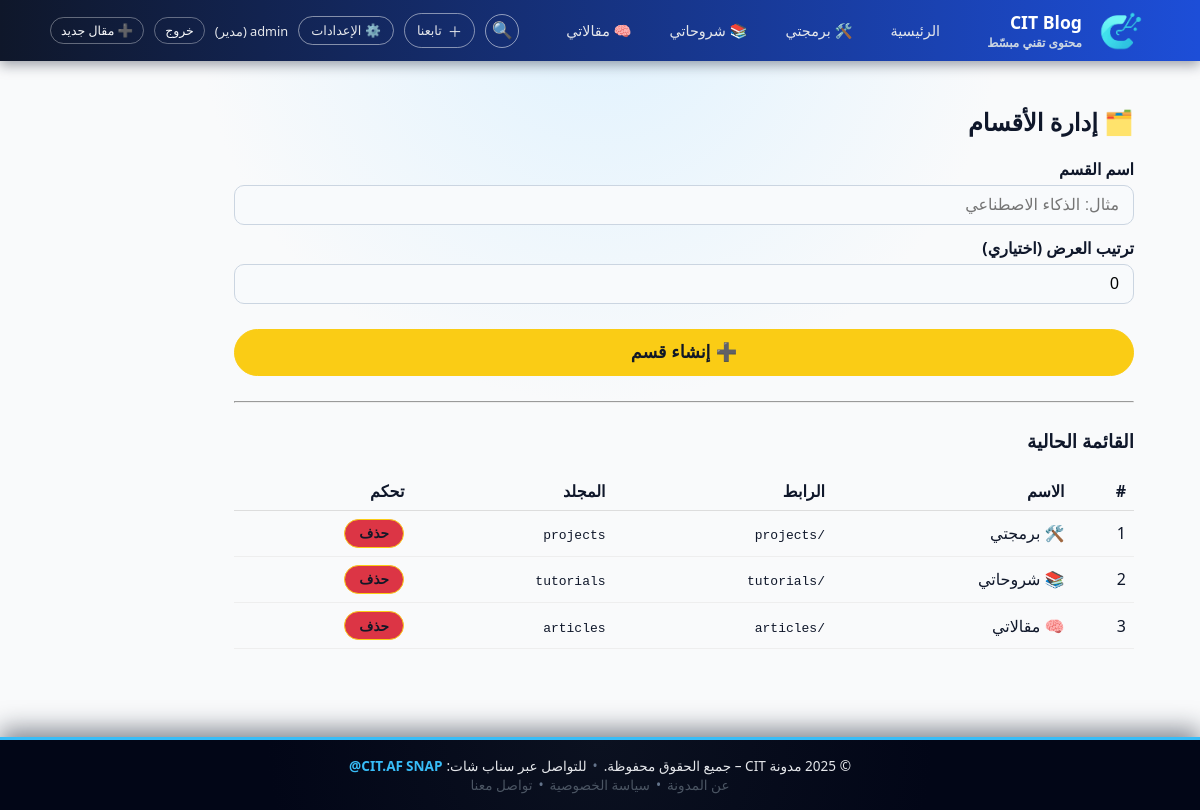
The app's page /admin/categories (signed in) with its own data.
### tables this page shows
CREATE TABLE categories (
            id INTEGER PRIMARY KEY AUTOINCREMENT,
            name TEXT NOT NULL,
            slug TEXT UNIQUE NOT NULL,
            folder TEXT UNIQUE NOT NULL,
            is_active INTEGER DEFAULT 1,
            sort_order INTEGER DEFAULT 0,
            created_at TEXT
        );

### app.py (the view, shortened to what this page needs)
@app.route("/admin/categories", methods=["GET", "POST"])
@login_required
def admin_categories():
    if session.get("role") != "admin":
        return "🚫 غير مصرح", 403
    message = None
    error = None
    cats = get_categories()
    return render_template("admin_categories.html", categories=cats, message=message, error=error)

### app.py (called while the page is built)
def get_categories():
    conn = sqlite3.connect(DB_PATH)
    conn.row_factory = sqlite3.Row
    c = conn.cursor()
    c.execute("""
        SELECT id, name, slug, folder, is_active, sort_order
        FROM categories
        WHERE is_active = 1
        ORDER BY sort_order ASC, id ASC
    """)
    rows = [dict(r) for r in c.fetchall()]
    conn.close()
    return rows

def get_pending_count():
    try:
        conn = sqlite3.connect(DB_PATH)
        c = conn.cursor()
        c.execute("SELECT COUNT(*) FROM users WHERE status = 'pending'")
        (count,) = c.fetchone()
        conn.close()
        return count or 0
    except Exception:
        return 0

@app.context_processor
def inject_globals():
    is_admin = (session.get("logged_in") and session.get("role") == "admin")
    try:
        categories = get_categories()
    except Exception:
        categories = []
    return {
        "is_admin": is_admin,
        "pending_count": get_pending_count() if is_admin else 0,
        "categories": categories,
    }

def login_required(f):
    @wraps(f)
    def decorated(*args, **kwargs):
        if not session.get("logged_in"):
            return redirect(url_for("auth_page"))
        return f(*args, **kwargs)
    return decorated

### templates/admin_categories.html (shortened to what this page needs)
{% extends "base.html" %}
{% block content %}
<section class="form-section" style="max-width: 900px;">
  <h2>🗂️ إدارة الأقسام</h2>
  <form method="POST" class="form-add-post">
    <label>اسم القسم</label>
    <input type="text" name="name" placeholder="مثال: الذكاء الاصطناعي" required>
    <label>ترتيب العرض (اختياري)</label>
    <input type="number" name="sort_order" value="0">
    <button type="submit" class="btn">➕ إنشاء قسم</button>
  </form>
  <hr style="margin: 25px 0;">
  <h3>القائمة الحالية</h3>
  {% if categories %}
    <table style="width:100%; border-collapse: collapse;">
      <thead>
        <tr>
          <th style="text-align:right; padding:8px; border-bottom:1px solid #ddd;">#</th>
          <th style="text-align:right; padding:8px; border-bottom:1px solid #ddd;">الاسم</th>
          <th style="text-align:right; padding:8px; border-bottom:1px solid #ddd;">الرابط</th>
          <th style="text-align:right; padding:8px; border-bottom:1px solid #ddd;">المجلد</th>
          <th style="text-align:right; padding:8px; border-bottom:1px solid #ddd;">تحكم</th>
        </tr>
      </thead>
      <tbody>
        {% for c in categories %}
        <tr>
          <td style="padding:8px; border-bottom:1px solid #eee;">{{ c.id }}</td>
          <td style="padding:8px; border-bottom:1px solid #eee;">{{ c.name }}</td>
          <td style="padding:8px; border-bottom:1px solid #eee;">
            <code>/{{ c.slug }}</code>
          </td>
          <td style="padding:8px; border-bottom:1px solid #eee;">
            <code>{{ c.folder }}</code>
          </td>
          <td style="padding:8px; border-bottom:1px solid #eee;">
            <form method="POST" action="{{ url_for('delete_category', cat_id=c.id) }}" onsubmit="return confirm('حذف القسم {{ c.name }}؟');" style="display:inline;">
              <button class="btn" style="background:#dc3545;">حذف</button>
            </form>
          </td>
        </tr>
        {% endfor %}
      </tbody>
    </table>
  {% else %}
    <p>لا توجد أقسام حتى الآن.</p>
  {% endif %}
</section>
{% endblock %}

### templates/base.html (shortened to what this page needs)
<!DOCTYPE html>
<html lang="ar" dir="rtl">
<head>
  <link rel="stylesheet" href="{{ url_for('static', filename='styles.css') }}">
</head>
<body>
<header class="site-header">
  <div class="container header-bar">
    <div class="header-right">
      <a href="{{ url_for('index') }}" class="logo-link">
        <img src="{{ url_for('static', filename='assets/logo/logo.png') }}"
             class="logo-img" alt="CIT Logo">
        <div class="logo-text-block">
          <span class="logo-text-main">CIT Blog</span>
          <span class="logo-text-sub">محتوى تقني مبسّط</span>
        </div>
      </a>
    </div>
    <nav class="main-nav">
      <a href="{{ url_for('index') }}"
         class="nav-link {% if request.path == url_for('index') %}is-active{% endif %}">
        الرئيسية
      </a>
      {% if categories %}
        {% for cat in categories %}
          <a href="/{{ cat.slug }}"
             class="nav-link {% if request.path == '/' + cat.slug %}is-active{% endif %}">
            {{ cat.name }}
          </a>
        {% endfor %}
      {% endif %}
    </nav>
    <div class="header-actions">
      <button type="button"
              class="icon-btn search-toggle"
              id="searchToggle"
              aria-label="بحث في المدونة">
        🔍
      </button>
      <div class="follow-menu">
        <button type="button" class="follow-btn">
          <span class="follow-plus">＋</span>
          <span>تابعنا</span>
        </button>
      </div>
      {% if session.get('logged_in') and session.get('role') == 'admin' %}
        <div class="follow-menu settings-menu">
          <button type="button" class="follow-btn">
            ⚙️ الإعدادات
          </button>
        </div>
      {% endif %}
      {% if session.get('logged_in') %}
        <span class="user-name">
          {{ session.get('username') }}
          {% if session.get('role') == 'admin' %}(مدير){% endif %}
        </span>
        <a href="{{ url_for('logout') }}" class="btn-link btn-small">خروج</a>
        {% if session.get('role') == 'admin' %}
          <a href="{{ url_for('form') }}" class="btn-link btn-small">
            ➕ مقال جديد
          </a>
        {% endif %}
      {% else %}
        <a href="{{ url_for('auth_page') }}" class="btn-link btn-small">
          دخول / تسجيل
        </a>
      {% endif %}
    </div>
  </div>
</header>
  <main class="container">
    {% block content %}{% endblock %}
  </main>
  <footer class="site-footer">
    <div class="footer-inner">
      <span class="footer-copy">
        © {{ current_year|default(2025) }} مدونة CIT – جميع الحقوق محفوظة.
      </span>
      <span class="footer-separator">•</span>
      <span class="footer-contact">
        للتواصل عبر سناب شات:
        <a
          href="https://www.snapchat.com/add/cit.af?share_id=PI1obN8IQzeiXuLQkedVqw&locale=ar_SA@calendar=gregorian;numbers=latn"
          target="_blank"
          rel="noopener noreferrer"
          class="footer-snap-link"
        >
          SNAP <span class="footer-snap-user">@CIT.AF</span>
        </a>
      </span>
    </div>
    <div class="footer-inner footer-links-row">
      <a href="{{ url_for('about_page') }}" class="footer-link">
        عن المدونة
      </a>
      <span class="footer-separator">•</span>
      <a href="{{ url_for('privacy_page') }}" class="footer-link">
        سياسة الخصوصية
      </a>
      <span class="footer-separator">•</span>
      <a href="{{ url_for('contact_page') }}" class="footer-link">
        تواصل معنا
      </a>
    </div>
  </footer>
</body>
</html>

### records on screen
categories: name "🛠️ برمجتي", id "1", slug "projects", folder "projects"
categories: name "📚 شروحاتي", id "2", slug "tutorials", folder "tutorials"
categories: name "🧠 مقالاتي", id "3", slug "articles", folder "articles"

### other values on screen
{{ session.get('username') }} "admin"
